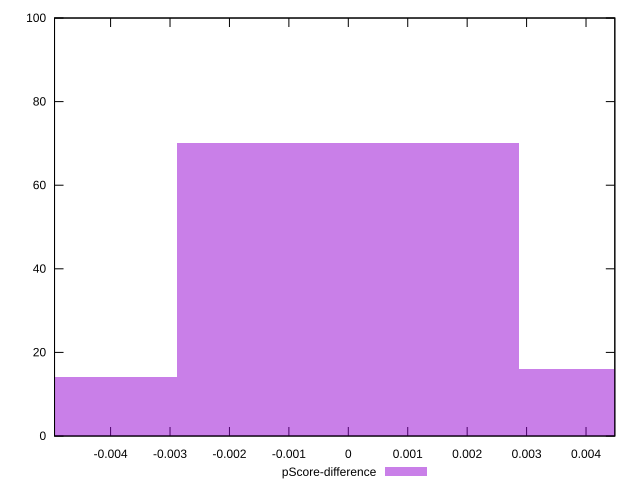

Write the gnuplot code that produced this figure.
reset

$pScoreDifference <<EOF
0 70
0.005751740611407652 16
-0.005751740611407652 14
EOF

set key outside below
set boxwidth 0.005751740611407652
set xrange [-0.0049432821669868066:0.004484587557302855]
set yrange [0:100]
set trange [0:100]
set style fill transparent solid 0.5 noborder
set terminal svg size 640, 490 enhanced background rgb 'white'
set output "reports/report_00033_2021-03-01T14-23-16.841Z/total-blocking-time/samples/astro-inner/pScore-difference/histogram.svg"

plot $pScoreDifference title "pScore-difference" with boxes

reset
